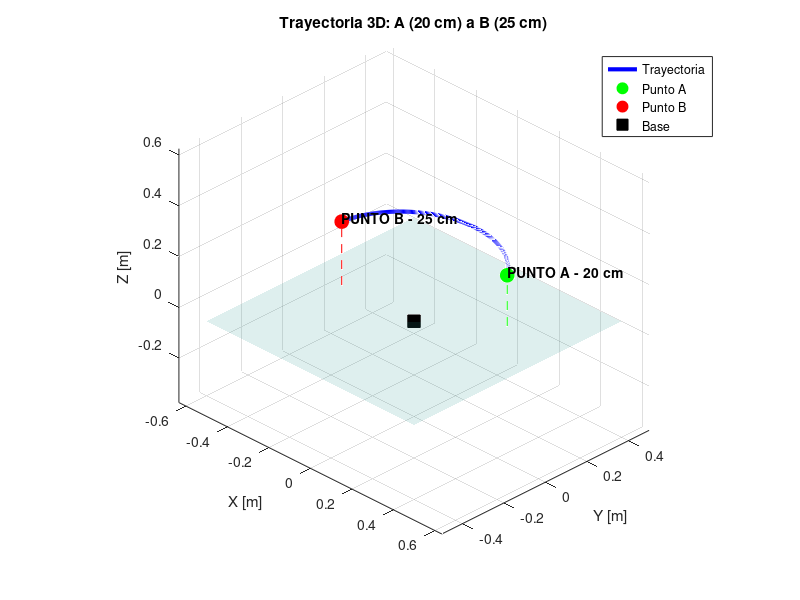

The MATLAB source for this figure: (Note: this script raises an error after producing the figure.)

clc;
clear;
close all;

%% =========================================================
% PUNTOS A Y B (milimetros)
% ==========================================================

% Punto A: altura de 20 cm
A = [248.08, 201.48, 200];

% Punto B: altura de 25 cm
B = [-348.66, 0, 250];

% Convertir de milimetros a metros
A = A / 1000;
B = B / 1000;

%% =========================================================
% PARAMETROS DE LA TRAYECTORIA
% ==========================================================

n = 300;       % Numero de puntos
T = 15;        % Duracion total en segundos

tiempo = linspace(0, T, n);
u = tiempo / T;

% Interpolacion cubica suave
s = 3*u.^2 - 2*u.^3;

%% =========================================================
% TRAYECTORIA CURVA EN X-Y
% ==========================================================

% Distancias desde el origen
RA = hypot(A(1), A(2));
RB = hypot(B(1), B(2));

% Angulos de A y B
thetaA = atan2(A(2), A(1));
thetaB = atan2(B(2), B(1));

% Interpolacion del radio
R = RA + (RB - RA).*s;

% Interpolacion angular
theta = thetaA + (thetaB - thetaA).*s;

% Coordenadas X e Y
X = R .* cos(theta);
Y = R .* sin(theta);

%% =========================================================
% TRAYECTORIA VERTICAL Z
% ==========================================================

% Subir suavemente de 20 cm a 25 cm
Z = A(3) + (B(3) - A(3)).*s;

%% =========================================================
% GARANTIZAR PUNTOS EXACTOS
% ==========================================================

X(1) = A(1);
Y(1) = A(2);
Z(1) = A(3);

X(end) = B(1);
Y(end) = B(2);
Z(end) = B(3);

%% =========================================================
% GRAFICA 3D
% ==========================================================

figure('Color', 'w');

hold on;
grid on;
axis equal;
view(45, 30);

% Trayectoria
plot3(X, Y, Z, 'b', 'LineWidth', 3);

% Punto A
plot3(A(1), A(2), A(3), 'go', ...
    'MarkerSize', 10, ...
    'MarkerFaceColor', 'g');

% Punto B
plot3(B(1), B(2), B(3), 'ro', ...
    'MarkerSize', 10, ...
    'MarkerFaceColor', 'r');

% Etiquetas
text(A(1), A(2), A(3)+0.015, ...
    'PUNTO A - 20 cm', 'FontWeight', 'bold');

text(B(1), B(2), B(3)+0.015, ...
    'PUNTO B - 25 cm', 'FontWeight', 'bold');

% Base del robot
plot3(0, 0, 0, 'ks', ...
    'MarkerSize', 9, ...
    'MarkerFaceColor', 'k');

% Proyecciones verticales
plot3([A(1) A(1)], [A(2) A(2)], ...
    [0 A(3)], 'g--');

plot3([B(1) B(1)], [B(2) B(2)], ...
    [0 B(3)], 'r--');

% Plano del suelo
[Xsuelo, Ysuelo] = meshgrid(-0.5:0.1:0.5);

Zsuelo = zeros(size(Xsuelo));

surf(Xsuelo, Ysuelo, Zsuelo, ...
    'FaceAlpha', 0.15, ...
    'EdgeColor', 'none');

xlabel('X [m]');
ylabel('Y [m]');
zlabel('Z [m]');

title('Trayectoria 3D: A (20 cm) a B (25 cm)');

legend('Trayectoria', 'Punto A', 'Punto B', ...
    'Base', 'Location', 'best');

%% =========================================================
% EXPORTAR CSV CARTESIANO
% ==========================================================

trayectoria = table( ...
    tiempo(:), X(:), Y(:), Z(:), ...
    'VariableNames', {'tiempo', 'X', 'Y', 'Z'});

writetable(trayectoria, 'trayectoria_cartesiana.csv');

disp('Trayectoria generada correctamente.');
disp('Archivo: trayectoria_cartesiana.csv');
